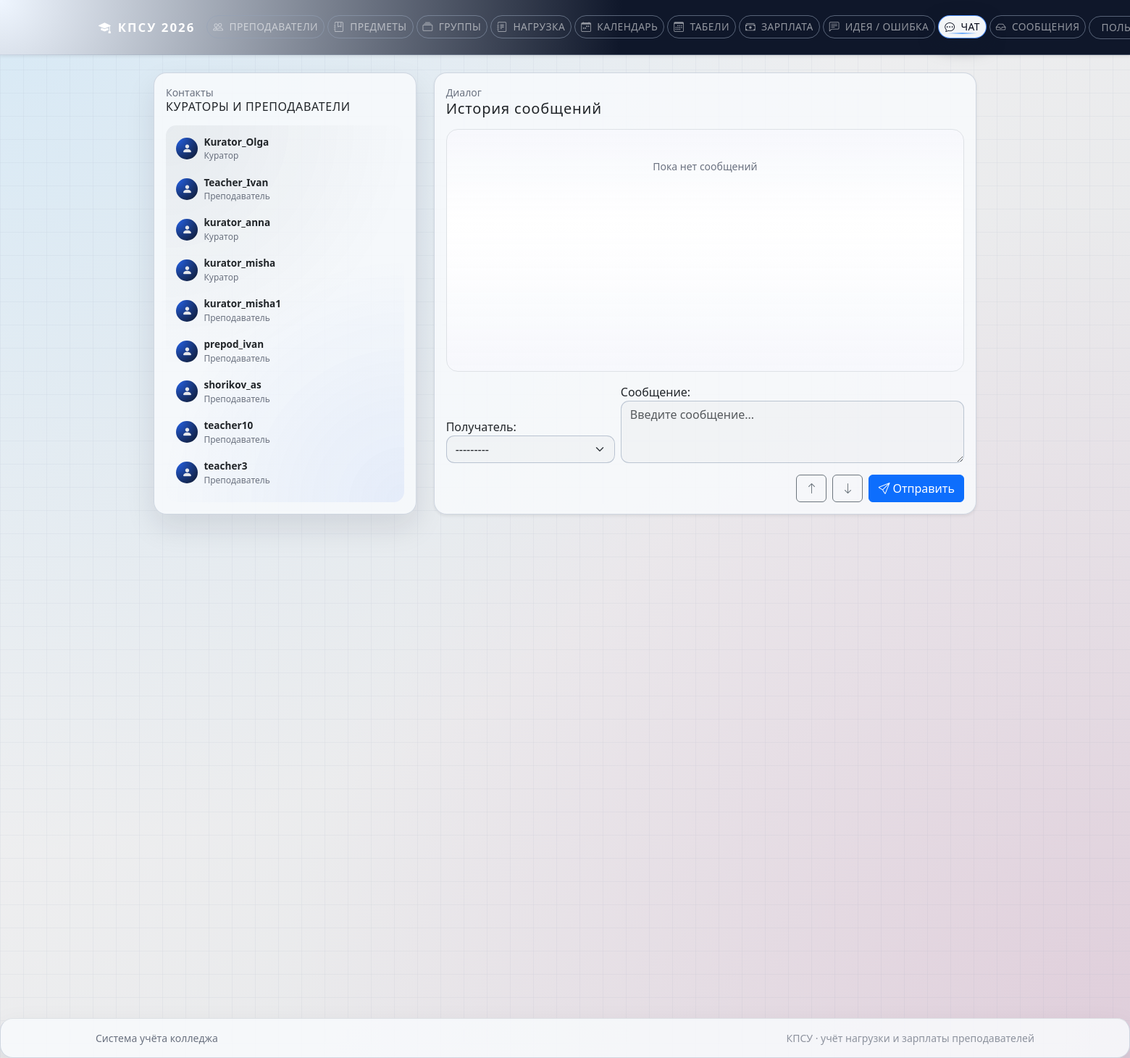
/chat/ (signed in), run on the app's committed database.
### apps/authentication/models.py (models this page shows)
class User(AbstractUser):
    class Roles(models.TextChoices):
        ADMIN = "admin", "Администратор"
        ACCOUNTANT = "accountant", "Бухгалтер"
        CURATOR = "curator", "Куратор"
        TEACHER = "teacher", "Преподаватель"
    role = models.CharField(
        max_length=20,
        choices=Roles.choices,
        default=Roles.TEACHER,
        verbose_name="Роль",
    )
    def __str__(self) -> str:
        return f"{self.username} ({self.get_role_display()})"

### apps/core/views.py (the view, shortened to what this page needs)
# urls.py: path("chat/", views.ChatView.as_view(), name="chat"),
class ChatView(LoginRequiredMixin, RoleRequiredMixin, View):
    allowed_roles = ["teacher", "curator", "admin"]
    template_name = "core/chat.html"
    def get_contacts(self, user):
        if user.role == "teacher":
            return User.objects.filter(role__in=["curator", "admin"]).order_by("username")
        elif user.role in ["curator", "admin"]:
            return User.objects.filter(role__in=["teacher", "curator", "admin"]).exclude(pk=user.pk).order_by("username")
        return User.objects.none()
    def get(self, request: HttpRequest) -> HttpResponse:
        user = request.user
        contacts = self.get_contacts(user)
        contact_id = request.GET.get("contact")
        selected_contact = None
        chat_messages = Message.objects.none()
        unread_map = {}
        for contact in contacts:
            count = Message.objects.filter(sender=contact, recipient=user, is_read=False).count()
            if count > 0:
                unread_map[contact.id] = count
        form = MessageForm(user=user)
        if selected_contact:
            form.fields["recipient"].initial = selected_contact
        return render(
            request,
            self.template_name,
            {
                "contacts": contacts,
                "selected_contact": selected_contact,
                "chat_messages": chat_messages,
                "form": form,
                "unread_map": unread_map,
            },
        )

### apps/core/forms.py
class MessageForm(forms.ModelForm):
    class Meta:
        model = Message
        fields = ["recipient", "body"]
        widgets = {
            "body": forms.Textarea(attrs={"rows": 3, "class": "form-control", "placeholder": "Введите сообщение..."}),
            "recipient": forms.Select(attrs={"class": "form-select"}),
        }
        labels = {
            "recipient": "Получатель",
            "body": "Сообщение",
        }
    def __init__(self, *args, **kwargs):
        user = kwargs.pop("user", None)
        super().__init__(*args, **kwargs)
        if user:
            from apps.authentication.models import User
            if user.role == "teacher":
                self.fields["recipient"].queryset = User.objects.filter(role__in=["curator", "admin"])
            elif user.role in ["curator", "admin"]:
                self.fields["recipient"].queryset = User.objects.filter(role__in=["teacher", "curator", "admin"]).exclude(pk=user.pk)

### apps/core/templatetags/form_tags.py (called while the page is built)
@register.filter(name="get_item")
def get_item(dictionary, key):
    if dictionary is None:
        return None
    return dictionary.get(key)

### apps/core/views.py (called while the page is built)
    def test_func(self) -> bool:
        user: User = self.request.user
        if not user.is_authenticated:
            return False
        if user.is_superuser:
            return True
        return user.role in self.allowed_roles

### apps/core/templates/core/chat.html (shortened to what this page needs)
{% extends "base.html" %}
{% load form_tags %}
{% block content %}
<div class="row g-4">
    <div class="col-lg-4">
        <div class="card shadow-soft glass h-100 chat-sidebar">
            <div class="card-body d-flex flex-column">
                <div class="d-flex justify-content-between align-items-center mb-3">
                    <div>
                        <p class="text-muted small mb-0">Контакты</p>
                        <h2 class="h6 mb-0 text-uppercase tracking-wide">Кураторы и преподаватели</h2>
                    </div>
                </div>
                <div class="chat-contacts flex-grow-1">
                    {% if contacts %}
                        {% for contact in contacts %}
                            <a href="?contact={{ contact.id }}"
                               class="chat-contact-item d-flex align-items-center justify-content-between {% if selected_contact and selected_contact.id == contact.id %}active{% endif %}">
                                <div class="d-flex align-items-center gap-2 overflow-hidden">
                                    <div class="chat-contact-avatar">
                                        <i class="bi bi-person-fill"></i>
                                    </div>
                                    <div class="chat-contact-text">
                                        <div class="chat-contact-name text-truncate">
                                            {{ contact.get_full_name|default:contact.username }}
                                        </div>
                                        {% if contact.role %}
                                        <div class="chat-contact-role text-truncate">
                                            {{ contact.get_role_display }}
                                        </div>
                                        {% endif %}
                                    </div>
                                </div>
                            </a>
                        {% endfor %}
                    {% else %}
                        <div class="text-muted small">Нет доступных контактов</div>
                    {% endif %}
                </div>
            </div>
        </div>
    </div>
    <div class="col-lg-8">
        <div class="card shadow-sm h-100 glass">
            <div class="card-body d-flex flex-column">
                <div class="d-flex justify-content-between align-items-center mb-3">
                    <div>
                        <p class="text-muted small mb-0">Диалог</p>
                        <h2 class="h5 mb-0">
                            {% if selected_contact %}
                                {{ selected_contact.get_full_name|default:selected_contact.username }}
                            {% else %}
                                История сообщений
                            {% endif %}
                        </h2>
                    </div>
                </div>
                <div class="border rounded-4 p-3 mb-3 bg-body-tertiary flex-grow-1 overflow-auto chat-window">
                    {% if chat_messages %}
                        {% for item in chat_messages %}
                            <div class="mb-3">
                                {% if item.sender_id == request.user.id %}
                                    <div class="d-flex justify-content-end">
                                        <div class="p-3 rounded-4 bg-primary text-white shadow-sm message-bubble">
                                            <div class="small fw-semibold mb-1 d-flex justify-content-between gap-3">
                                                <span>Вы</span>
                                                <span class="text-white-50">{{ item.created_at|date:"d.m H:i" }}</span>
                                            </div>
                                            <div>{{ item.body|linebreaksbr }}</div>
                                        </div>
                                    </div>
                                {% else %}
                                    <div class="d-flex justify-content-start">
                                        <div class="p-3 rounded-4 bg-white shadow-sm message-bubble">
                                            <div class="small fw-semibold mb-1 d-flex justify-content-between gap-3">
                                                <span>{{ item.sender.get_full_name|default:item.sender.username }}</span>
                                                <span class="text-muted">{{ item.created_at|date:"d.m H:i" }}</span>
                                            </div>
                                            <div>{{ item.body|linebreaksbr }}</div>
                                        </div>
                                    </div>
                                {% endif %}
                            </div>
                        {% endfor %}
                    {% else %}
                        <div class="text-muted small text-center pt-4">Пока нет сообщений</div>
                    {% endif %}
                </div>
                <form method="post" class="mt-auto">
                    <div class="row g-2 align-items-end">
                        <div class="col-md-4">
                            {{ form.recipient.label_tag }}
                            {{ form.recipient }}
                        </div>
                        <div class="col-md-8">
                            {{ form.body.label_tag }}
                            {{ form.body }}
                        </div>
                    </div>
                    <div class="d-flex justify-content-end mt-3 gap-2">
                        <button class="btn btn-outline-secondary" type="button" onclick="scrollChatTop()">
                            <i class="bi bi-arrow-up"></i>
                        </button>
                        <button class="btn btn-outline-secondary" type="button" onclick="scrollChatBottom()">
                            <i class="bi bi-arrow-down"></i>
                        </button>
                        <button class="btn btn-primary" type="submit">
                            <i class="bi bi-send me-1"></i>Отправить
                        </button>
                    </div>
                </form>
            </div>
        </div>
    </div>
</div>
{% endblock %}

### static/css/style.css (style rules this page uses)
:root { --app-radius-lg: 1.1rem; --app-radius-md: 0.9rem; --app-radius-pill: 999px; --app-border-subtle: rgba(15, 23, 42, 0.10); --app-border-strong: rgba(15, 23, 42, 0.25); --app-shadow-soft: 0 18px 40px rgba(15, 23, 42, 0.10); --app-shadow-strong: 0 24px 60px rgba(15, 23, 42, 0.18); --app-grid-color: rgba(148, 163, 184, 0.15); --app-grid-size: 32px; --app-bg-gradient: radial-gradient(circle at top left, #e0f2fe 0, transparent 55%), radial-gradient(circle at bottom right, #fce7f3 0, transparent 55%); --app-glass-bg: rgba(248, 250, 252, 0.88); --app-glass-border: rgba(148, 163, 184, 0.4); --app-text-muted: #6b7280; --app-heading-tracking: 0.04em; }
body { min-height: 100vh; font-family: system-ui, -apple-system, BlinkMacSystemFont, "Segoe UI", sans-serif; background: linear-gradient(to bottom right, rgba(15, 23, 42, 0.04), rgba(15, 23, 42, 0.12)), var(--app-bg-gradient); background-attachment: fixed; position: relative; color: var(--bs-body-color); }
body::before { content: ""; position: fixed; inset: 0; pointer-events: none; background-image: linear-gradient(to right, var(--app-grid-color) 1px, transparent 1px), linear-gradient(to bottom, var(--app-grid-color) 1px, transparent 1px); background-size: var(--app-grid-size) var(--app-grid-size); opacity: 0.6; mix-blend-mode: soft-light; z-index: -1; }
h1, h2, h3, h4, h5, h6 { letter-spacing: var(--app-heading-tracking); }
h2 { font-size: clamp(1.4rem, 1.1rem + 0.6vw, 1.75rem); }
.text-muted { color: var(--app-text-muted) !important; }
.card { border-radius: var(--app-radius-lg); border: 1px solid var(--app-border-subtle); background-color: var(--bs-body-bg); }
.card.glass, .glass-surface { border-radius: var(--app-radius-lg); border: 1px solid var(--app-glass-border); background: var(--app-glass-bg); backdrop-filter: blur(18px); -webkit-backdrop-filter: blur(18px); box-shadow: var(--app-shadow-soft); }
.shadow-soft { box-shadow: var(--app-shadow-soft); }
.form-control, .form-select { border-radius: 0.7rem; border-width: 1.5px; border-color: rgba(148, 163, 184, 0.6); background-color: rgba(15, 23, 42, 0.02); transition: border-color 0.16s ease, box-shadow 0.16s ease, background-color 0.16s ease; }

### apps/core/templates/core/chat.html (style rules this page uses)
.glass { backdrop-filter: blur(16px); background: rgba(255,255,255,0.75); box-shadow: 0 20px 60px rgba(0,0,0,0.12), inset 0 1px 0 rgba(255,255,255,0.4); border: 1px solid rgba(255,255,255,0.4); }
.chat-sidebar { border-radius: 1rem; }
.chat-contacts { border-radius: 0.9rem; background: radial-gradient(circle at top left, rgba(15,23,42,0.06), transparent 55%), radial-gradient(circle at bottom right, rgba(37,99,235,0.08), transparent 55%); padding: 0.35rem; overflow-y: auto; max-height: 520px; }
.chat-contact-item { border-radius: 0.7rem; padding: 0.45rem 0.55rem; margin-bottom: 0.2rem; text-decoration: none; color: inherit; transition: background-color 0.15s ease, transform 0.12s ease, box-shadow 0.15s ease; }
.chat-contact-avatar { width: 30px; height: 30px; border-radius: 999px; display: inline-flex; align-items: center; justify-content: center; font-size: 0.9rem; background: radial-gradient(circle at top left, #2563eb, #0f172a); color: #e5e7eb; }
.chat-contact-name { font-size: 0.85rem; font-weight: 600; }
.chat-contact-role { font-size: 0.75rem; color: #6b7280; }
.chat-window { max-height: 480px; background: linear-gradient(180deg, rgba(247,248,252,0.9) 0%, rgba(255,255,255,0.95) 40%, rgba(247,248,252,0.9) 100%); }

### data on the page
User: get_full_name "Kurator_Olga", role "Куратор"
User: get_full_name "Teacher_Ivan", role "Преподаватель"
User: get_full_name "kurator_anna", role "Куратор"
User: get_full_name "kurator_misha", role "Куратор"
User: get_full_name "kurator_misha1", role "Преподаватель"
User: get_full_name "prepod_ivan", role "Преподаватель"
User: get_full_name "shorikov_as", role "Преподаватель"
User: get_full_name "teacher10", role "Преподаватель"
User: get_full_name "teacher3", role "Преподаватель"
